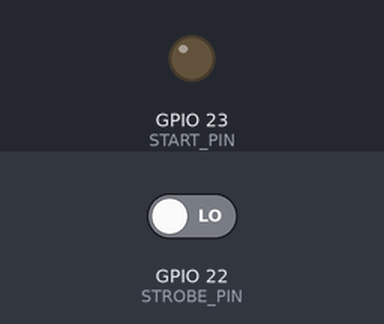
Recording of a sketch running on a simulated ESP32. On the bench: output pins drawn as LEDs (lit = HIGH). Inputs (shaded band) come from the test bench; at power-on: GPIO 22 (STROBE_PIN) LOW. Pins used as bus, display or sensor lines are not drawn.

Above: at 1.8 s.
1.9 s: GPIO 22 (STROBE_PIN) driven HIGH
At 3.0 s:
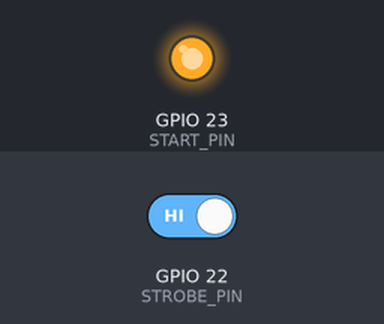
4.9 s: GPIO 22 (STROBE_PIN) driven LOW
At 6.5 s:
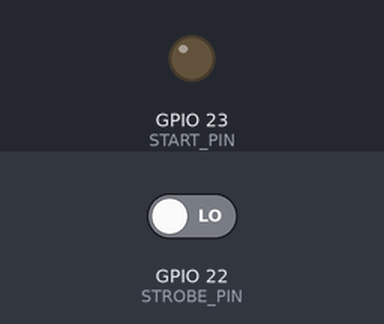
Timing chart, 0 to 8.0 s (numbered marks = the images above; inputs shaded):
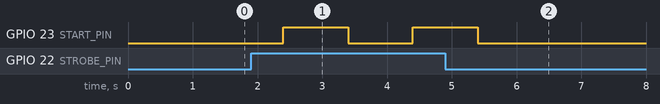

Measured:
- after the input at 1.9 s, GPIO 23 (START_PIN): LOW → HIGH after 0.50 s, → LOW 1.0 s later, → HIGH 1.0 s later
- after the input at 4.9 s, GPIO 23 (START_PIN): goes on until 5.4 s, then stays LOW

The sketch:

IOTESP.ino
```cpp
#include <SPI.h>

// Definizione dei pin SPI
#define CS_PIN 5     // Chip Select (usato per abilitare/disabilitare il TelosB)
#define CLK_PIN 18   // Clock (SCLK)
#define MISO_PIN 19  // Master In Slave Out (MISO)
#define START_PIN 23
#define STROBE_PIN 22
#define RESET 33
// Numero di dati da leggere (6 valori da TelosB)
#define DATA_LENGTH 6

SPISettings spiSettings(102, MSBFIRST, SPI_MODE0);  // Configura SPI a 100Hz, MSB-first, mode 0

uint16_t receivedData[DATA_LENGTH];  // Buffer per i dati ricevuti
uint8_t cont = 0;

void setup() {
  Serial1.begin(115200, SERIAL_8N1, 16, 17);  // Configura UART su GPIO 16 (RX) e 17 (TX)
  // Configura i pin SPI
  pinMode(CS_PIN, OUTPUT);
  digitalWrite(CS_PIN, HIGH);                // CS inizialmente alto (disabilita slave)
  SPI.begin(CLK_PIN, MISO_PIN, -1, CS_PIN);  // Inizializza SPI senza MOSI (-1 indica ignorare)

  // Configura il pin START_PIN
  pinMode(START_PIN, OUTPUT);
  digitalWrite(START_PIN, LOW);  // START_PIN inizialmente basso

  pinMode(RESET, OUTPUT);
  digitalWrite(RESET, LOW);  // START_PIN inizialmente basso

  pinMode(STROBE_PIN, INPUT);
}

void loop() {

  if (digitalRead(STROBE_PIN)) {
    if (cont % 2 == 0) {
      digitalWrite(RESET, HIGH);
      delay(300);
      digitalWrite(RESET, LOW);
      delay(100);
    }
    digitalWrite(START_PIN, HIGH);
    delay(1000);
    digitalWrite(START_PIN, LOW);
    // Avvia la comunicazione SPI con le impostazioni specifiche
    SPI.beginTransaction(spiSettings);
    delay(200);  //delay empirico
    // Legge i dati uno alla volta
    for (int i = 0; i < DATA_LENGTH; i++) {
      // Abilita la comunicazione SPI abbassando CS
      digitalWrite(CS_PIN, LOW);

      // Riceve i dati dallo slave
      receivedData[i] = spi_read16();

      // Disabilita la comunicazione SPI alzando CS
      digitalWrite(CS_PIN, HIGH);
      delay(50);  // Ritardo per separare le letture
    }

    SPI.endTransaction();
    // Invia i dati ricevuti tramite UART (Serial1)
    Serial1.write((uint8_t*)receivedData, sizeof(receivedData));  // Invia i dati come binario
    cont++;
  }
  delay(500);
}

// Funzione per leggere 16 bit dallo slave
uint16_t spi_read16() {
  uint16_t value = SPI.transfer16(0x0000);  // Trasferisce 16 bit in una sola operazione
  return value;
}
```
